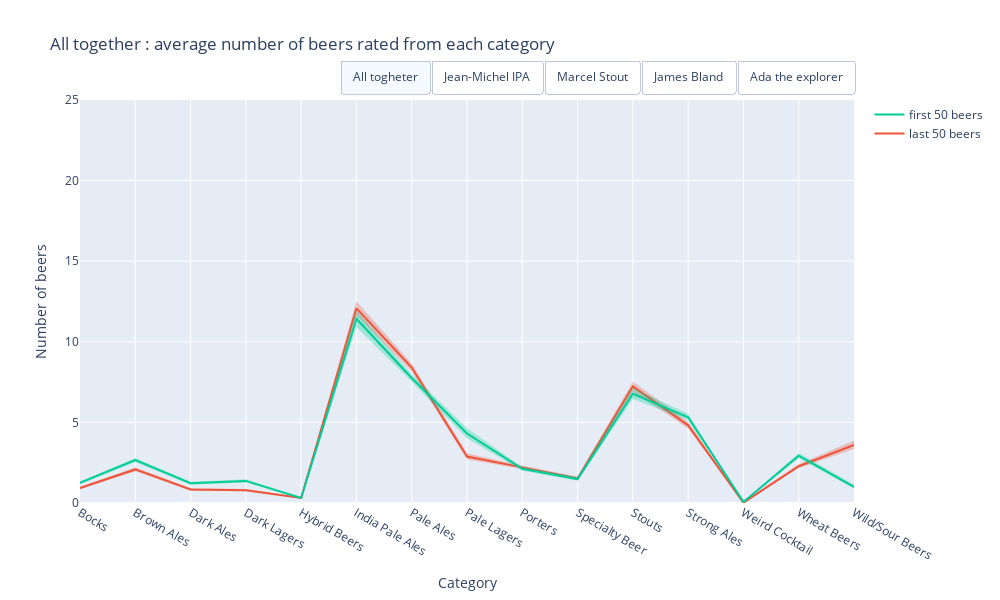

The code cell stored with this chart in its notebook:
### Code cell
#le vrai - redoo avec CI
mean_user = df_pivot
# plotly setup 
fig = go.Figure()

# Add one ore more traces
x = mean_user.index

for i in mapping.keys():
    viz = False
    if i == "All":
        viz = True
    
    #last
    #mean
    fig.add_trace(go.Scatter(x=x, y=mean_user.iloc[:, 25 + mapping[i]].values,
                             name='last 50 beers', mode='lines', line_color='rgb(239,85,59)', 
                             visible=viz, showlegend=True))
    #CI low
    fig.add_trace(go.Scatter(x=x, y=mean_user.iloc[:, 15 + mapping[i]].values,
                             name='first, CI Low', fill=None, mode='lines', line_width = 0.00,
                             fillcolor='rgba(239,85,59,0.3)', visible=viz, showlegend=False))
    #CI high
    fig.add_trace(go.Scatter(x=x, y=mean_user.iloc[:, 20 + mapping[i]].values,
                             name='first, CI high', fill='tonexty', mode='lines', line_width = 0.00,
                             fillcolor='rgba(239,85,59,0.3)', visible=viz, showlegend=False))

    #first
    #mean
    fig.add_trace(go.Scatter(x=x, y=mean_user.iloc[:, 10 + mapping[i]].values,
                             name='first 50 beers', mode='lines', line_color = "rgb(0,204,150)",
                             visible=viz, showlegend=True))
    #CI low
    fig.add_trace(go.Scatter(x=x, y=mean_user.iloc[:, 0 + mapping[i]].values,
                             name='first, CI Low', fill=None, mode='lines', line_width = 0.00,
                             fillcolor='rgba(0,204,150,0.3)', visible=viz, showlegend=False))
    #CI high
    fig.add_trace(go.Scatter(x=x, y=mean_user.iloc[:, 5 + mapping[i]].values,
                             name='first, CI High', fill='tonexty', mode='lines', line_width = 0.00,
                             fillcolor='rgba(0,204,150,0.3)', visible=viz, showlegend=False))

#build 5 mask coresponding to each button
list_0 = [True]*6 + [False]*24
list_1 = [False]*6 + [True]*6 + [False]*18
list_2 = [False]*12 + [True]*6 + [False]*12
list_3 = [False]*18 + [True]*6 + [False]*6
list_4 = [False]*24 + [True]*6

fig.update_layout(
    yaxis_range=[0,25],
    width=1000,
    height=600,
    updatemenus=[
        dict(
            type="buttons",
            direction="right",
            active=0,
            x=1,
            y=1.1,
            buttons=list([
                dict(label="All togheter",
                     method="update",
                     args=[{"visible": list_0},
                           {'title':'All together : average number of beers rated from each category'}]),
                dict(label="Jean-Michel IPA",
                     method="update",
                     args=[{"visible": list_1},
                           {'title' : '"Jean-Michel IPA" team : average number of beers rated from each category'}]),
                dict(label="Marcel Stout",
                     method="update",
                     args=[{"visible": list_2},
                           {'title' : '"Marcel Stout" team : average number of beers rated from each category'}]),
                dict(label="James Bland",
                     method="update",
                     args=[{"visible": list_3},
                           {'title' : '"James Bland" team : average number of beers rated from each category'}]),
                dict(label="Ada the explorer",
                     method="update",
                     args=[{"visible": list_4},
                           {'title' : '"Ada the explorer" team : average number of beers rated from each category'}])

            ]),
        )
    ])

# Set title
fig.update_xaxes(title_text="Category")
fig.update_yaxes(title_text="Number of beers")

fig.update_layout({'title' : 'All together : average number of beers rated from each category'})

fig.show()
fig.write_html("all_first_vs_last.html")

### Figure 1 — Plotly figure (JSON) as saved in the notebook; plotly's stock layout.template omitted (floating-point values rounded to 4 significant figures)
{"data": [{"line": {"color": "rgb(239,85,59)"}, "mode": "lines", "name": "last 50 beers", "showlegend": true, "type": "scatter", "visible": true, "x": ["Bocks", "Brown Ales", "Dark Ales", "Dark Lagers", "Hybrid Beers", "India Pale Ales", "Pale Ales", "Pale Lagers", "Porters", "Specialty Beer", "Stouts", "Strong Ales", "Weird Cocktail", "Wheat Beers", "Wild/Sour Beers"], "y": [0.933, 2.082, 0.8371, 0.7907, 0.3124, 12.08, 8.402, 2.882, 2.21, 1.526, 7.224, 4.819, 0.02165, 2.282, 3.601]}, {"fillcolor": "rgba(239,85,59,0.3)", "line": {"width": 0}, "mode": "lines", "name": "first, CI Low", "showlegend": false, "type": "scatter", "visible": true, "x": ["Bocks", "Brown Ales", "Dark Ales", "Dark Lagers", "Hybrid Beers", "India Pale Ales", "Pale Ales", "Pale Lagers", "Porters", "Specialty Beer", "Stouts", "Strong Ales", "Weird Cocktail", "Wheat Beers", "Wild/Sour Beers"], "y": [0.8526, 1.976, 0.7639, 0.7237, 0.2773, 11.62, 8.165, 2.697, 2.102, 1.418, 6.921, 4.619, 0.01237, 2.161, 3.355]}, {"fill": "tonexty", "fillcolor": "rgba(239,85,59,0.3)", "line": {"width": 0}, "mode": "lines", "name": "first, CI high", "showlegend": false, "type": "scatter", "visible": true, "x": ["Bocks", "Brown Ales", "Dark Ales", "Dark Lagers", "Hybrid Beers", "India Pale Ales", "Pale Ales", "Pale Lagers", "Porters", "Specialty Beer", "Stouts", "Strong Ales", "Weird Cocktail", "Wheat Beers", "Wild/Sour Beers"], "y": [1.021, 2.195, 0.9165, 0.8619, 0.3485, 12.51, 8.649, 3.083, 2.323, 1.641, 7.541, 5.023, 0.03093, 2.412, 3.87]}, {"line": {"color": "rgb(0,204,150)"}, "mode": "lines", "name": "first 50 beers", "showlegend": true, "type": "scatter", "visible": true, "x": ["Bocks", "Brown Ales", "Dark Ales", "Dark Lagers", "Hybrid Beers", "India Pale Ales", "Pale Ales", "Pale Lagers", "Porters", "Specialty Beer", "Stouts", "Strong Ales", "Weird Cocktail", "Wheat Beers", "Wild/Sour Beers"], "y": [1.247, 2.662, 1.225, 1.371, 0.3072, 11.43, 7.753, 4.309, 2.119, 1.487, 6.773, 5.315, 0.06701, 2.936, 1.001]}, {"fillcolor": "rgba(0,204,150,0.3)", "line": {"width": 0}, "mode": "lines", "name": "first, CI Low", "showlegend": false, "type": "scatter", "visible": true, "x": ["Bocks", "Brown Ales", "Dark Ales", "Dark Lagers", "Hybrid Beers", "India Pale Ales", "Pale Ales", "Pale Lagers", "Porters", "Specialty Beer", "Stouts", "Strong Ales", "Weird Cocktail", "Wheat Beers", "Wild/Sour Beers"], "y": [1.16, 2.536, 1.138, 1.271, 0.2711, 10.92, 7.521, 4.014, 1.999, 1.379, 6.445, 5.111, 0.05155, 2.778, 0.8825]}, {"fill": "tonexty", "fillcolor": "rgba(0,204,150,0.3)", "line": {"width": 0}, "mode": "lines", "name": "first, CI High", "showlegend": false, "type": "scatter", "visible": true, "x": ["Bocks", "Brown Ales", "Dark Ales", "Dark Lagers", "Hybrid Beers", "India Pale Ales", "Pale Ales", "Pale Lagers", "Porters", "Specialty Beer", "Stouts", "Strong Ales", "Weird Cocktail", "Wheat Beers", "Wild/Sour Beers"], "y": [1.34, 2.793, 1.314, 1.475, 0.3433, 11.95, 7.982, 4.636, 2.239, 1.61, 7.131, 5.532, 0.08454, 3.109, 1.144]}, {"line": {"color": "rgb(239,85,59)"}, "mode": "lines", "name": "last 50 beers", "showlegend": true, "type": "scatter", "visible": false, "x": ["Bocks", "Brown Ales", "Dark Ales", "Dark Lagers", "Hybrid Beers", "India Pale Ales", "Pale Ales", "Pale Lagers", "Porters", "Specialty Beer", "Stouts", "Strong Ales", "Weird Cocktail", "Wheat Beers", "Wild/Sour Beers"], "y": [0.5314, 1.264, 0.4519, 0.4895, 0.2469, 16.16, 8.142, 2.201, 1.962, 1.201, 7.607, 3.703, 0.008368, 1.824, 4.205]}, {"fillcolor": "rgba(239,85,59,0.3)", "line": {"width": 0}, "mode": "lines", "name": "first, CI Low", "showlegend": false, "type": "scatter", "visible": false, "x": ["Bocks", "Brown Ales", "Dark Ales", "Dark Lagers", "Hybrid Beers", "India Pale Ales", "Pale Ales", "Pale Lagers", "Porters", "Specialty Beer", "Stouts", "Strong Ales", "Weird Cocktail", "Wheat Beers", "Wild/Sour Beers"], "y": [0.4184, 1.105, 0.3556, 0.3933, 0.1841, 15.27, 7.682, 1.908, 1.757, 1.042, 6.958, 3.368, 0, 1.619, 3.711]}, {"fill": "tonexty", "fillcolor": "rgba(239,85,59,0.3)", "line": {"width": 0}, "mode": "lines", "name": "first, CI high", "showlegend": false, "type": "scatter", "visible": false, "x": ["Bocks", "Brown Ales", "Dark Ales", "Dark Lagers", "Hybrid Beers", "India Pale Ales", "Pale Ales", "Pale Lagers", "Porters", "Specialty Beer", "Stouts", "Strong Ales", "Weird Cocktail", "Wheat Beers", "Wild/Sour Beers"], "y": [0.6653, 1.435, 0.5649, 0.5941, 0.3096, 17.17, 8.623, 2.544, 2.18, 1.393, 8.351, 4.059, 0.02092, 2.063, 4.762]}, {"line": {"color": "rgb(0,204,150)"}, "mode": "lines", "name": "first 50 beers", "showlegend": true, "type": "scatter", "visible": false, "x": ["Bocks", "Brown Ales", "Dark Ales", "Dark Lagers", "Hybrid Beers", "India Pale Ales", "Pale Ales", "Pale Lagers", "Porters", "Specialty Beer", "Stouts", "Strong Ales", "Weird Cocktail", "Wheat Beers", "Wild/Sour Beers"], "y": [0.5983, 1.732, 0.6151, 0.5481, 0.2343, 22.83, 7.469, 2.013, 1.351, 1.222, 4.556, 4.075, 0.01255, 1.879, 0.8619]}, {"fillcolor": "rgba(0,204,150,0.3)", "line": {"width": 0}, "mode": "lines", "name": "first, CI Low", "showlegend": false, "type": "scatter", "visible": false, "x": ["Bocks", "Brown Ales", "Dark Ales", "Dark Lagers", "Hybrid Beers", "India Pale Ales", "Pale Ales", "Pale Lagers", "Porters", "Specialty Beer", "Stouts", "Strong Ales", "Weird Cocktail", "Wheat Beers", "Wild/Sour Beers"], "y": [0.4937, 1.548, 0.5063, 0.4393, 0.1715, 22.17, 7.059, 1.77, 1.188, 1.05, 4.134, 3.766, 0, 1.674, 0.6736]}, {"fill": "tonexty", "fillcolor": "rgba(0,204,150,0.3)", "line": {"width": 0}, "mode": "lines", "name": "first, CI High", "showlegend": false, "type": "scatter", "visible": false, "x": ["Bocks", "Brown Ales", "Dark Ales", "Dark Lagers", "Hybrid Beers", "India Pale Ales", "Pale Ales", "Pale Lagers", "Porters", "Specialty Beer", "Stouts", "Strong Ales", "Weird Cocktail", "Wheat Beers", "Wild/Sour Beers"], "y": [0.7113, 1.925, 0.7364, 0.6653, 0.3013, 23.54, 7.916, 2.293, 1.523, 1.448, 4.975, 4.41, 0.02929, 2.109, 1.142]}, {"line": {"color": "rgb(239,85,59)"}, "mode": "lines", "name": "last 50 beers", "showlegend": true, "type": "scatter", "visible": false, "x": ["Bocks", "Brown Ales", "Dark Ales", "Dark Lagers", "Hybrid Beers", "India Pale Ales", "Pale Ales", "Pale Lagers", "Porters", "Specialty Beer", "Stouts", "Strong Ales", "Weird Cocktail", "Wheat Beers", "Wild/Sour Beers"], "y": [0.551, 1.878, 0.602, 0.5459, 0.2449, 11.47, 7.041, 1.638, 2.577, 1.485, 10.19, 5.092, 0.005102, 1.878, 4.801]}, {"fillcolor": "rgba(239,85,59,0.3)", "line": {"width": 0}, "mode": "lines", "name": "first, CI Low", "showlegend": false, "type": "scatter", "visible": false, "x": ["Bocks", "Brown Ales", "Dark Ales", "Dark Lagers", "Hybrid Beers", "India Pale Ales", "Pale Ales", "Pale Lagers", "Porters", "Specialty Beer", "Stouts", "Strong Ales", "Weird Cocktail", "Wheat Beers", "Wild/Sour Beers"], "y": [0.4337, 1.648, 0.4847, 0.4235, 0.1786, 10.68, 6.607, 1.357, 2.332, 1.265, 9.5, 4.622, 0, 1.643, 4.184]}, {"fill": "tonexty", "fillcolor": "rgba(239,85,59,0.3)", "line": {"width": 0}, "mode": "lines", "name": "first, CI high", "showlegend": false, "type": "scatter", "visible": false, "x": ["Bocks", "Brown Ales", "Dark Ales", "Dark Lagers", "Hybrid Beers", "India Pale Ales", "Pale Ales", "Pale Lagers", "Porters", "Specialty Beer", "Stouts", "Strong Ales", "Weird Cocktail", "Wheat Beers", "Wild/Sour Beers"], "y": [0.6735, 2.128, 0.7398, 0.6837, 0.3163, 12.38, 7.51, 1.954, 2.842, 1.75, 10.97, 5.607, 0.01531, 2.117, 5.474]}, {"line": {"color": "rgb(0,204,150)"}, "mode": "lines", "name": "first 50 beers", "showlegend": true, "type": "scatter", "visible": false, "x": ["Bocks", "Brown Ales", "Dark Ales", "Dark Lagers", "Hybrid Beers", "India Pale Ales", "Pale Ales", "Pale Lagers", "Porters", "Specialty Beer", "Stouts", "Strong Ales", "Weird Cocktail", "Wheat Beers", "Wild/Sour Beers"], "y": [0.8163, 2.505, 0.9592, 0.6327, 0.2806, 9.872, 4.75, 1.296, 3.097, 1.342, 15.15, 6.168, 0.07653, 1.551, 1.505]}, {"fillcolor": "rgba(0,204,150,0.3)", "line": {"width": 0}, "mode": "lines", "name": "first, CI Low", "showlegend": false, "type": "scatter", "visible": false, "x": ["Bocks", "Brown Ales", "Dark Ales", "Dark Lagers", "Hybrid Beers", "India Pale Ales", "Pale Ales", "Pale Lagers", "Porters", "Specialty Beer", "Stouts", "Strong Ales", "Weird Cocktail", "Wheat Beers", "Wild/Sour Beers"], "y": [0.6684, 2.225, 0.7908, 0.5, 0.2092, 9.066, 4.393, 1.107, 2.791, 1.133, 14.49, 5.668, 0.04082, 1.332, 1.184]}, {"fill": "tonexty", "fillcolor": "rgba(0,204,150,0.3)", "line": {"width": 0}, "mode": "lines", "name": "first, CI High", "showlegend": false, "type": "scatter", "visible": false, "x": ["Bocks", "Brown Ales", "Dark Ales", "Dark Lagers", "Hybrid Beers", "India Pale Ales", "Pale Ales", "Pale Lagers", "Porters", "Specialty Beer", "Stouts", "Strong Ales", "Weird Cocktail", "Wheat Beers", "Wild/Sour Beers"], "y": [0.9643, 2.806, 1.143, 0.7755, 0.3571, 10.64, 5.107, 1.5, 3.439, 1.592, 15.9, 6.755, 0.1276, 1.832, 1.929]}, {"line": {"color": "rgb(239,85,59)"}, "mode": "lines", "name": "last 50 beers", "showlegend": true, "type": "scatter", "visible": false, "x": ["Bocks", "Brown Ales", "Dark Ales", "Dark Lagers", "Hybrid Beers", "India Pale Ales", "Pale Ales", "Pale Lagers", "Porters", "Specialty Beer", "Stouts", "Strong Ales", "Weird Cocktail", "Wheat Beers", "Wild/Sour Beers"], "y": [1.631, 2.617, 1.22, 1.27, 0.2979, 10.15, 9.511, 4.652, 2.163, 1.688, 5.298, 4.681, 0.02837, 2.894, 1.901]}, {"fillcolor": "rgba(239,85,59,0.3)", "line": {"width": 0}, "mode": "lines", "name": "first, CI Low", "showlegend": false, "type": "scatter", "visible": false, "x": ["Bocks", "Brown Ales", "Dark Ales", "Dark Lagers", "Hybrid Beers", "India Pale Ales", "Pale Ales", "Pale Lagers", "Porters", "Specialty Beer", "Stouts", "Strong Ales", "Weird Cocktail", "Wheat Beers", "Wild/Sour Beers"], "y": [1.34, 2.333, 0.9929, 1.064, 0.2057, 9.078, 8.95, 4.085, 1.879, 1.397, 4.745, 4.199, 0.007092, 2.534, 1.482]}, {"fill": "tonexty", "fillcolor": "rgba(239,85,59,0.3)", "line": {"width": 0}, "mode": "lines", "name": "first, CI high", "showlegend": false, "type": "scatter", "visible": false, "x": ["Bocks", "Brown Ales", "Dark Ales", "Dark Lagers", "Hybrid Beers", "India Pale Ales", "Pale Ales", "Pale Lagers", "Porters", "Specialty Beer", "Stouts", "Strong Ales", "Weird Cocktail", "Wheat Beers", "Wild/Sour Beers"], "y": [1.993, 2.922, 1.475, 1.496, 0.3972, 11.33, 10.13, 5.326, 2.461, 2.121, 5.965, 5.213, 0.05674, 3.284, 2.489]}, {"line": {"color": "rgb(0,204,150)"}, "mode": "lines", "name": "first 50 beers", "showlegend": true, "type": "scatter", "visible": false, "x": ["Bocks", "Brown Ales", "Dark Ales", "Dark Lagers", "Hybrid Beers", "India Pale Ales", "Pale Ales", "Pale Lagers", "Porters", "Specialty Beer", "Stouts", "Strong Ales", "Weird Cocktail", "Wheat Beers", "Wild/Sour Beers"], "y": [1.794, 2.723, 1.426, 3.348, 0.383, 3.298, 7.78, 13.62, 1.56, 1.418, 3.511, 3.95, 0.156, 4.745, 0.2837]}, {"fillcolor": "rgba(0,204,150,0.3)", "line": {"width": 0}, "mode": "lines", "name": "first, CI Low", "showlegend": false, "type": "scatter", "visible": false, "x": ["Bocks", "Brown Ales", "Dark Ales", "Dark Lagers", "Hybrid Beers", "India Pale Ales", "Pale Ales", "Pale Lagers", "Porters", "Specialty Beer", "Stouts", "Strong Ales", "Weird Cocktail", "Wheat Beers", "Wild/Sour Beers"], "y": [1.525, 2.397, 1.199, 3.035, 0.2766, 2.858, 7.22, 12.76, 1.322, 1.163, 3.092, 3.567, 0.09929, 4.284, 0.1915]}, {"fill": "tonexty", "fillcolor": "rgba(0,204,150,0.3)", "line": {"width": 0}, "mode": "lines", "name": "first, CI High", "showlegend": false, "type": "scatter", "visible": false, "x": ["Bocks", "Brown Ales", "Dark Ales", "Dark Lagers", "Hybrid Beers", "India Pale Ales", "Pale Ales", "Pale Lagers", "Porters", "Specialty Beer", "Stouts", "Strong Ales", "Weird Cocktail", "Wheat Beers", "Wild/Sour Beers"], "y": [2.085, 3.071, 1.688, 3.674, 0.4965, 3.816, 8.355, 14.65, 1.823, 1.716, 3.972, 4.348, 0.2199, 5.241, 0.3972]}, {"line": {"color": "rgb(239,85,59)"}, "mode": "lines", "name": "last 50 beers", "showlegend": true, "type": "scatter", "visible": false, "x": ["Bocks", "Brown Ales", "Dark Ales", "Dark Lagers", "Hybrid Beers", "India Pale Ales", "Pale Ales", "Pale Lagers", "Porters", "Specialty Beer", "Stouts", "Strong Ales", "Weird Cocktail", "Wheat Beers", "Wild/Sour Beers"], "y": [1.117, 2.49, 1.051, 0.9239, 0.3909, 10.59, 8.84, 3.282, 2.195, 1.685, 6.206, 5.409, 0.03553, 2.543, 3.246]}, {"fillcolor": "rgba(239,85,59,0.3)", "line": {"width": 0}, "mode": "lines", "name": "first, CI Low", "showlegend": false, "type": "scatter", "visible": false, "x": ["Bocks", "Brown Ales", "Dark Ales", "Dark Lagers", "Hybrid Beers", "India Pale Ales", "Pale Ales", "Pale Lagers", "Porters", "Specialty Beer", "Stouts", "Strong Ales", "Weird Cocktail", "Wheat Beers", "Wild/Sour Beers"], "y": [0.9949, 2.325, 0.9264, 0.8147, 0.3299, 10.01, 8.457, 2.995, 2.038, 1.513, 5.835, 5.089, 0.01777, 2.345, 2.871]}, {"fill": "tonexty", "fillcolor": "rgba(239,85,59,0.3)", "line": {"width": 0}, "mode": "lines", "name": "first, CI high", "showlegend": false, "type": "scatter", "visible": false, "x": ["Bocks", "Brown Ales", "Dark Ales", "Dark Lagers", "Hybrid Beers", "India Pale Ales", "Pale Ales", "Pale Lagers", "Porters", "Specialty Beer", "Stouts", "Strong Ales", "Weird Cocktail", "Wheat Beers", "Wild/Sour Beers"], "y": [1.249, 2.668, 1.188, 1.038, 0.4518, 11.2, 9.244, 3.599, 2.365, 1.88, 6.609, 5.736, 0.0552, 2.759, 3.675]}, {"line": {"color": "rgb(0,204,150)"}, "mode": "lines", "name": "first 50 beers", "showlegend": true, "type": "scatter", "visible": false, "x": ["Bocks", "Brown Ales", "Dark Ales", "Dark Lagers", "Hybrid Beers", "India Pale Ales", "Pale Ales", "Pale Lagers", "Porters", "Specialty Beer", "Stouts", "Strong Ales", "Weird Cocktail", "Wheat Beers", "Wild/Sour Beers"], "y": [1.66, 3.282, 1.655, 1.53, 0.3376, 8.193, 9.409, 3.868, 2.297, 1.744, 5.119, 6.132, 0.06345, 3.619, 1.091]}, {"fillcolor": "rgba(0,204,150,0.3)", "line": {"width": 0}, "mode": "lines", "name": "first, CI Low", "showlegend": false, "type": "scatter", "visible": false, "x": ["Bocks", "Brown Ales", "Dark Ales", "Dark Lagers", "Hybrid Beers", "India Pale Ales", "Pale Ales", "Pale Lagers", "Porters", "Specialty Beer", "Stouts", "Strong Ales", "Weird Cocktail", "Wheat Beers", "Wild/Sour Beers"], "y": [1.51, 3.074, 1.508, 1.391, 0.2792, 7.761, 9.063, 3.614, 2.127, 1.553, 4.868, 5.802, 0.04061, 3.363, 0.9036]}, {"fill": "tonexty", "fillcolor": "rgba(0,204,150,0.3)", "line": {"width": 0}, "mode": "lines", "name": "first, CI High", "showlegend": false, "type": "scatter", "visible": false, "x": ["Bocks", "Brown Ales", "Dark Ales", "Dark Lagers", "Hybrid Beers", "India Pale Ales", "Pale Ales", "Pale Lagers", "Porters", "Specialty Beer", "Stouts", "Strong Ales", "Weird Cocktail", "Wheat Beers", "Wild/Sour Beers"], "y": [1.817, 3.485, 1.812, 1.675, 0.3934, 8.599, 9.761, 4.124, 2.48, 1.975, 5.371, 6.485, 0.09137, 3.904, 1.335]}], "layout": {"height": 600, "title": {"text": "All together : average number of beers rated from each category"}, "updatemenus": [{"active": 0, "buttons": [{"args": [{"visible": [true, true, true, true, true, true, false, false, false, false, false, false, false, false, false, false, false, false, false, false, false, false, false, false, false, false, false, false, false, false]}, {"title": "All together : average number of beers rated from each category"}], "label": "All togheter", "method": "update"}, {"args": [{"visible": [false, false, false, false, false, false, true, true, true, true, true, true, false, false, false, false, false, false, false, false, false, false, false, false, false, false, false, false, false, false]}, {"title": "\"Jean-Michel IPA\" team : average number of beers rated from each category"}], "label": "Jean-Michel IPA", "method": "update"}, {"args": [{"visible": [false, false, false, false, false, false, false, false, false, false, false, false, true, true, true, true, true, true, false, false, false, false, false, false, false, false, false, false, false, false]}, {"title": "\"Marcel Stout\" team : average number of beers rated from each category"}], "label": "Marcel Stout", "method": "update"}, {"args": [{"visible": [false, false, false, false, false, false, false, false, false, false, false, false, false, false, false, false, false, false, true, true, true, true, true, true, false, false, false, false, false, false]}, {"title": "\"James Bland\" team : average number of beers rated from each category"}], "label": "James Bland", "method": "update"}, {"args": [{"visible": [false, false, false, false, false, false, false, false, false, false, false, false, false, false, false, false, false, false, false, false, false, false, false, false, true, true, true, true, true, true]}, {"title": "\"Ada the explorer\" team : average number of beers rated from each category"}], "label": "Ada the explorer", "method": "update"}], "direction": "right", "type": "buttons", "x": 1, "y": 1.1}], "width": 1000, "xaxis": {"title": {"text": "Category"}}, "yaxis": {"range": [0, 25], "title": {"text": "Number of beers"}}}}
